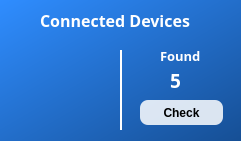
   <widget class="QFrame" name="frame">
    <property name="geometry">
     <rect>
      <x>50</x>
      <y>210</y>
      <width>241</width>
      <height>141</height>
     </rect>
    </property>
    <property name="styleSheet">
     <string notr="true">QFrame {
	background: qlineargradient(spread:pad, x1:0, y1:0, x2:1, y2:1, stop:0 rgba(47, 141, 255, 255), stop:1 rgba(22, 79, 149, 255));
	border-radius: 12px;
}</string>
    </property>
    <property name="frameShape">
     <enum>QFrame::StyledPanel</enum>
    </property>
    <property name="frameShadow">
     <enum>QFrame::Raised</enum>
    </property>
    <widget class="QLabel" name="label_13">
     <property name="geometry">
      <rect>
       <x>40</x>
       <y>10</y>
       <width>171</width>
       <height>21</height>
      </rect>
     </property>
     <property name="font">
      <font>
       <family>Sans Serif</family>
       <pointsize>12</pointsize>
       <weight>75</weight>
       <italic>false</italic>
       <bold>true</bold>
       <strikeout>false</strikeout>
       <kerning>true</kerning>
      </font>
     </property>
     <property name="styleSheet">
      <string notr="true">QLabel {
	text-align: center;
	background: transparent;
	color: white;
}</string>
     </property>
     <property name="text">
      <string>Connected Devices</string>
     </property>
     <property name="textFormat">
      <enum>Qt::PlainText</enum>
     </property>
    </widget>
    <widget class="QLabel" name="lbl_iconPrinter">
     <property name="geometry">
      <rect>
       <x>30</x>
       <y>60</y>
       <width>62</width>
       <height>62</height>
      </rect>
     </property>
     <property name="styleSheet">
      <string notr="true">QLabel {
	background: transparent;
}</string>
     </property>
     <property name="pixmap">
      <pixmap>../../Downloads/print.png</pixmap>
     </property>
     <property name="scaledContents">
      <bool>true</bool>
     </property>
    </widget>
    <widget class="QFrame" name="frame_10">
     <property name="geometry">
      <rect>
       <x>120</x>
       <y>50</y>
       <width>2</width>
       <height>80</height>
      </rect>
     </property>
     <property name="styleSheet">
      <string notr="true">QFrame {
	background: white;
}</string>
     </property>
     <property name="frameShape">
      <enum>QFrame::StyledPanel</enum>
     </property>
     <property name="frameShadow">
      <enum>QFrame::Raised</enum>
     </property>
     <widget class="QFrame" name="frame_11">
      <property name="geometry">
       <rect>
        <x>20</x>
        <y>0</y>
        <width>2</width>
        <height>80</height>
       </rect>
      </property>
      <property name="styleSheet">
       <string notr="true">QFrame {
	background: white;
}</string>
      </property>
      <property name="frameShape">
       <enum>QFrame::StyledPanel</enum>
      </property>
      <property name="frameShadow">
       <enum>QFrame::Raised</enum>
      </property>
     </widget>
    </widget>
    <widget class="QLabel" name="label_27">
     <property name="geometry">
      <rect>
       <x>160</x>
       <y>40</y>
       <width>51</width>
       <height>31</height>
      </rect>
     </property>
     <property name="font">
      <font>
       <family>Sans Serif</family>
       <pointsize>10</pointsize>
       <weight>75</weight>
       <italic>false</italic>
       <bold>true</bold>
       <strikeout>false</strikeout>
       <kerning>true</kerning>
      </font>
     </property>
     <property name="styleSheet">
      <string notr="true">QLabel {
	text-align: center;
	background: transparent;
	color: white;
}</string>
     </property>
     <property name="text">
      <string>Found</string>
     </property>
     <property name="textFormat">
      <enum>Qt::PlainText</enum>
     </property>
    </widget>
    <widget class="QLabel" name="lbl_connectedDevicesResult">
     <property name="geometry">
      <rect>
       <x>170</x>
       <y>70</y>
       <width>21</width>
       <height>21</height>
      </rect>
     </property>
     <property name="font">
      <font>
       <family>Sans Serif</family>
       <pointsize>14</pointsize>
       <weight>75</weight>
       <italic>false</italic>
       <bold>true</bold>
       <strikeout>false</strikeout>
       <kerning>true</kerning>
      </font>
     </property>
     <property name="styleSheet">
      <string notr="true">QLabel {
	text-align: center;
	background: transparent;
	color: white;
	qproperty-alignment: AlignCenter;
}</string>
     </property>
     <property name="text">
      <string>5</string>
     </property>
     <property name="textFormat">
      <enum>Qt::PlainText</enum>
     </property>
    </widget>
    <widget class="QPushButton" name="btn_checkConnectedDevices">
     <property name="geometry">
      <rect>
       <x>140</x>
       <y>100</y>
       <width>83</width>
       <height>25</height>
      </rect>
     </property>
     <property name="cursor">
      <cursorShape>PointingHandCursor</cursorShape>
     </property>
     <property name="styleSheet">
      <string notr="true">QPushButton {
	background: rgba(255, 255, 255, 215);
	border-radius: 8px;
	font-weight: bold;
}</string>
     </property>
     <property name="text">
      <string>Check</string>
     </property>
    </widget>
   </widget>
